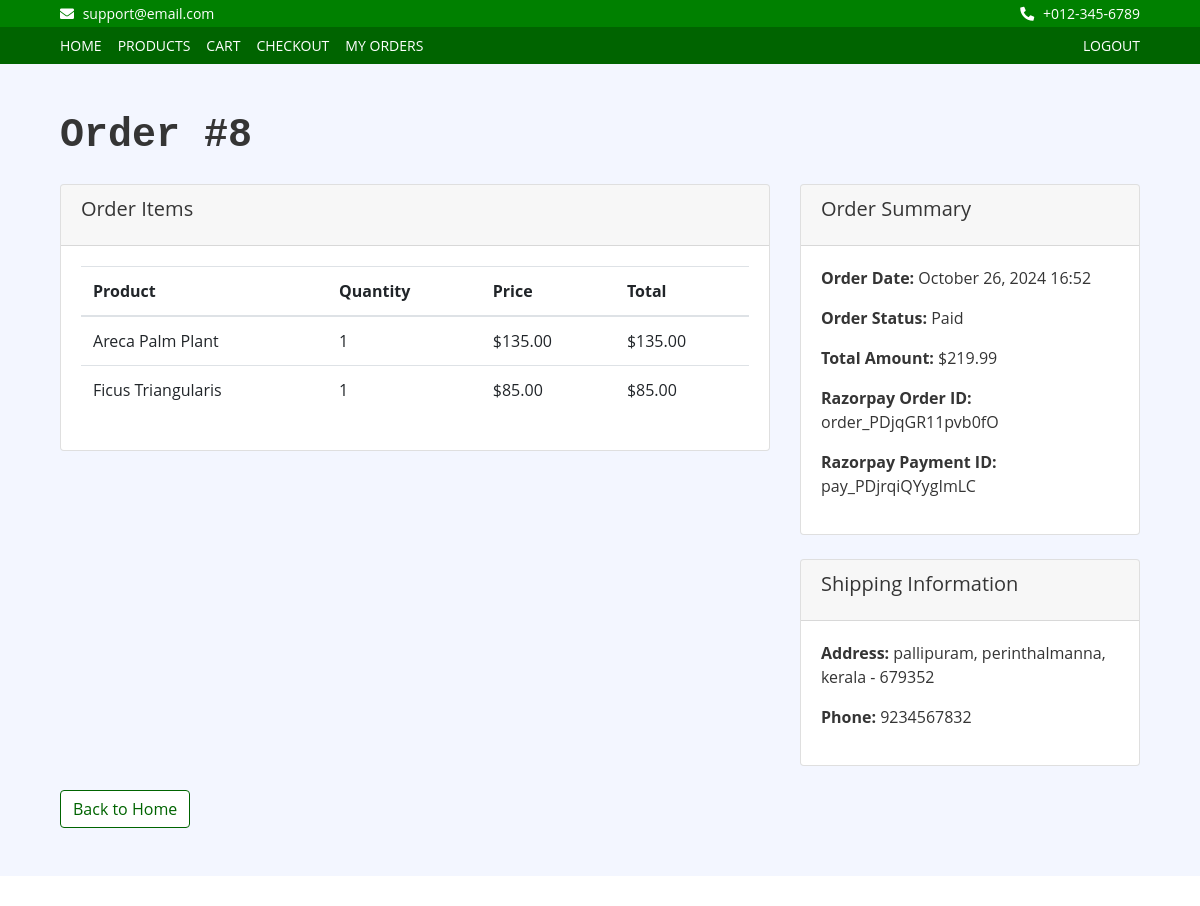
Screenshot of /order/8/ (signed in) with the database file from the repository.
### store/models.py (models this page shows, shortened)
class Order(models.Model):
    STATUS_CHOICES = (
        ('pending', 'Pending'),
        ('processing', 'Processing'),
        ('shipped', 'Shipped'),
        ('delivered', 'Delivered'),
        ('cancelled', 'Cancelled'),)
    settlement_request = models.ForeignKey(SettlementRequest, on_delete=models.SET_NULL, null=True, blank=True, related_name='orders')
    settlement_request_status = models.CharField(max_length=20, default='not_requested', choices=[
        ('not_requested', 'Not Requested'),
        ('requested', 'Requested'),
        ('approved', 'Approved'),
        ('rejected', 'Rejected'),
    ])
    status = models.CharField(max_length=20, choices=STATUS_CHOICES, default='pending')
    user = models.ForeignKey(settings.AUTH_USER_MODEL, on_delete=models.CASCADE, related_name='orders')
    seller = models.ForeignKey(settings.AUTH_USER_MODEL, on_delete=models.SET_NULL, null=True, blank=True, related_name='sold_orders')
    total_price = models.DecimalField(max_digits=10, decimal_places=2)
    shipping_address = models.TextField()
    phone_number = models.CharField(max_length=15)
    is_paid = models.BooleanField(default=False)
    razorpay_order_id = models.CharField(max_length=100, blank=True, null=True)
    razorpay_payment_id = models.CharField(max_length=100, blank=True, null=True)
    created_at = models.DateTimeField(auto_now_add=True)

class OrderItem(models.Model):
    order = models.ForeignKey(Order, on_delete=models.CASCADE, related_name='items')
    product = models.ForeignKey(Product, on_delete=models.CASCADE)
    quantity = models.PositiveIntegerField(default=1)
    price = models.DecimalField(max_digits=10, decimal_places=2)  # Add this line

class Product(models.Model):
    name = models.CharField(max_length=255)
    description = models.TextField()
    price = models.DecimalField(max_digits=10, decimal_places=2)
    category = models.ForeignKey(Category, on_delete=models.CASCADE, related_name='products')
    sku = models.CharField(max_length=100, unique=True)
    thumbnail = models.ImageField(upload_to='products/thumbnails/', blank=True, null=True)
    image = models.ImageField(upload_to='products/', blank=True, null=True)
    image1 = models.ImageField(upload_to='products/', blank=True, null=True)
    image2 = models.ImageField(upload_to='products/', blank=True, null=True)
    image3 = models.ImageField(upload_to='products/', blank=True, null=True)
    stock = models.IntegerField()
    discount = models.DecimalField(max_digits=5, decimal_places=2, blank=True, null=True)
    weight = models.CharField(max_length=100, blank=True, null=True)
    dimensions = models.CharField(max_length=100, blank=True, null=True)
    status = models.BooleanField(default=True)
    shipping_charge = models.DecimalField(max_digits=6, decimal_places=2, default=0.00)
    tax_percentage = models.DecimalField(max_digits=4, decimal_places=2, default=0.00)  # e.g. 5% tax
    offer = models.CharField(max_length=255, blank=True, null=True)  # Offers description
    created_by = models.ForeignKey(settings.AUTH_USER_MODEL, on_delete=models.CASCADE, related_name='products')
    created_at = models.DateTimeField(auto_now_add=True)
    updated_at = models.DateTimeField(auto_now=True)
    related_products = models.ManyToManyField('self', blank=True)  # Related products

### store/views.py (the view)
# urls.py: path("order/<int:order_id>/", views.order_detail, name="order_detail"),
def order_detail(request, order_id):
    order = get_object_or_404(Order, id=order_id, user=request.user)
    return render(request, 'store/order_detail.html', {'order': order})

### store/templatetags/custom_filters.py (called while the page is built)
@register.filter
def multiply(value, arg):
    return value * arg

### store/templates/store/order_detail.html (shortened to what this page needs)
{% extends 'base.html' %}
{% load custom_filters %}
{% block content %}
<div class="container my-5">
    <h1 class="mb-4">Order #{{ order.id }}</h1>
    <div class="row">
        <div class="col-md-8">
            <div class="card mb-4">
                <div class="card-header">
                    <h5 class="card-title">Order Items</h5>
                </div>
                <div class="card-body">
                    <table class="table table-hover">
                        <thead>
                            <tr>
                                <th>Product</th>
                                <th>Quantity</th>
                                <th>Price</th>
                                <th>Total</th>
                            </tr>
                        </thead>
                        <tbody>
                            {% for item in order.items.all %}
                            <tr>
                                <td>{{ item.product.name }}</td>
                                <td>{{ item.quantity }}</td>
                                <td>${{ item.price }}</td>
                                <td>${{ item.price|multiply:item.quantity }}</td>
                            </tr>
                            {% endfor %}
                        </tbody>
                    </table>
                </div>
            </div>
        </div>
        <div class="col-md-4">
            <div class="card mb-4">
                <div class="card-header">
                    <h5 class="card-title">Order Summary</h5>
                </div>
                <div class="card-body">
                    <p><strong>Order Date:</strong> {{ order.created_at|date:"F d, Y H:i" }}</p>
                    <p><strong>Order Status:</strong> {% if order.is_paid %}Paid{% else %}Pending Payment{% endif %}</p>
                    <p><strong>Total Amount:</strong> ${{ order.total_price }}</p>
                    {% if order.razorpay_order_id %}
                    <p><strong>Razorpay Order ID:</strong> {{ order.razorpay_order_id }}</p>
                    {% endif %}
                    {% if order.razorpay_payment_id %}
                    <p><strong>Razorpay Payment ID:</strong> {{ order.razorpay_payment_id }}</p>
                    {% endif %}
                </div>
            </div>
            <div class="card">
                <div class="card-header">
                    <h5 class="card-title">Shipping Information</h5>
                </div>
                <div class="card-body">
                    <p><strong>Address:</strong> {{ order.shipping_address }}</p>
                    <p><strong>Phone:</strong> {{ order.phone_number }}</p>
                </div>
            </div>
        </div>
    </div>
    <div class="mt-4">
        <a href="{% url 'home' %}" class="btn btn-primary">Back to Home</a>
    </div>
</div>
{% endblock %}

### static/css/style.css (style rules this page uses)
body { color: #353535; font-family: 'Open Sans', sans-serif; font-weight: 400; background: #f3f6ff; }
a { color: #1c1b1b; }
h1 { font-family: 'Source Code Pro', monospace; font-weight: 900; }
.btn { color: #006400; background: #ffffff; border: 1px solid #006400; }

### rows the page displays
Order: id "8", created_at "October 26, 2024 16:52", total_price "219.99", razorpay_order_id "order_PDjqGR11pvb0fO", razorpay_payment_id "pay_PDjrqiQYygImLC", shipping_address "pallipuram, perinthalmanna, kerala - 679352", phone_number "9234567832"
OrderItem: product.name "Areca Palm Plant", quantity "1", price "135.00", price|multiply "135.00"
OrderItem: product.name "Ficus Triangularis", quantity "1", price "85.00", price|multiply "85.00"
